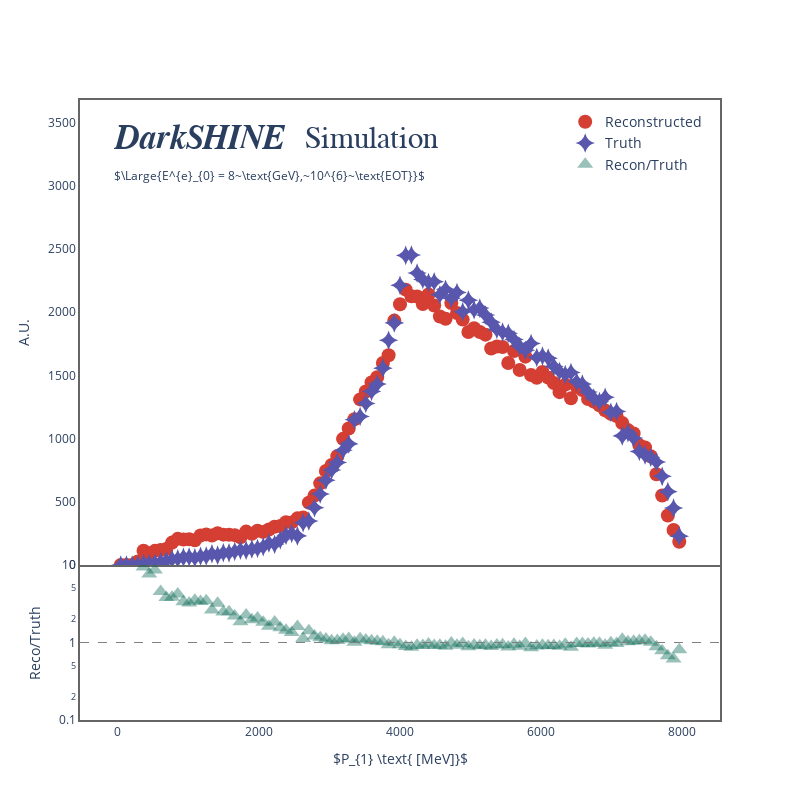
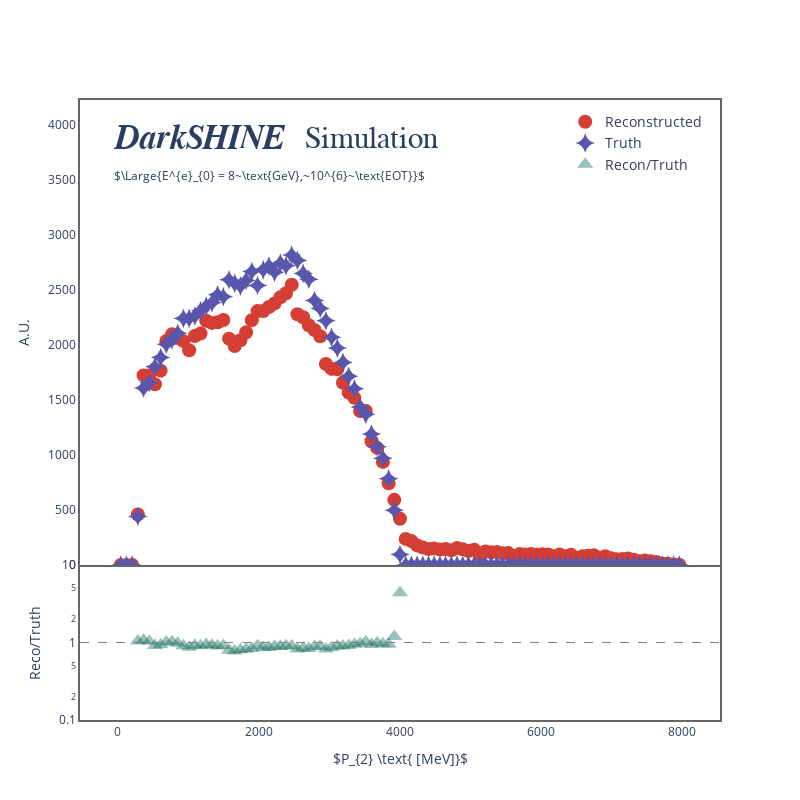
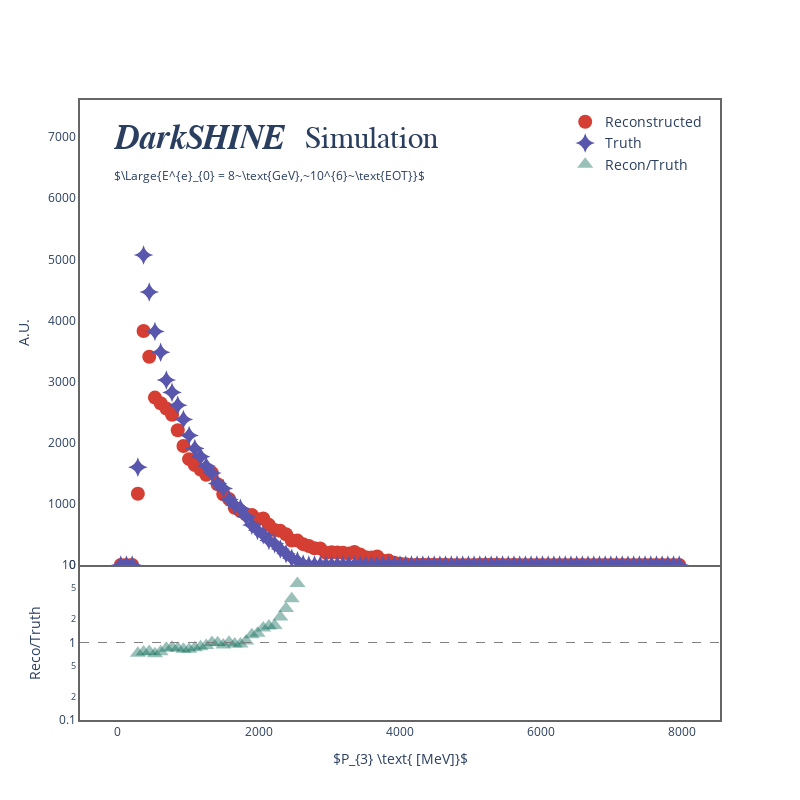

Notebook code cell kept with these figures, in order:
### Code cell
def select_nth_row(df, group_columns, nth):
        # Group by the specified columns and filter out groups with less than nth entries
    filtered_groups = df.groupby(group_columns).filter(lambda x: len(x) >= nth)

    # Select the nth row of each group from the filtered DataFrame
    nth_rows = filtered_groups.groupby(group_columns).nth(nth - 1)  # nth - 1 because of zero-based indexing

    return nth_rows

def binning(df_in, nth, col='rec_PAvg'):
    df_ = df_in.copy(deep=True)
    bins = np.linspace(0, 8000, 100)
    df_ = select_nth_row(df_, ['run_num', 'evt_num'], nth)
    df_['binned'] = pd.cut(df_[col], bins=bins, labels=bins[:-1])
    bin_counts = df_['binned'].value_counts()
    bin_counts = bin_counts.sort_index()
    bin_center = bins[:-1] + (bins[1:] - bins[:-1]) / 2

    return bin_counts, bin_center

E_cut = 300
Std_min = 1500
for nth in [1,2,3]:
    rec_bin_counts, rec_bin_center = binning(df[(df['rec_PAvg'] > E_cut) & (df['rec_PStd'] < Std_min)], nth, col= 'rec_PAvg')
    truth_bin_counts, truth_bin_center = binning(truth[truth['rec_E'] > E_cut], nth, col='rec_E')
    plot_multiplicity(rec_bin_counts, rec_bin_center, truth_bin_counts, truth_bin_center, log_y=False, x_title=f'$P_{{{nth}}} \\text{{ [MeV]}}$')
